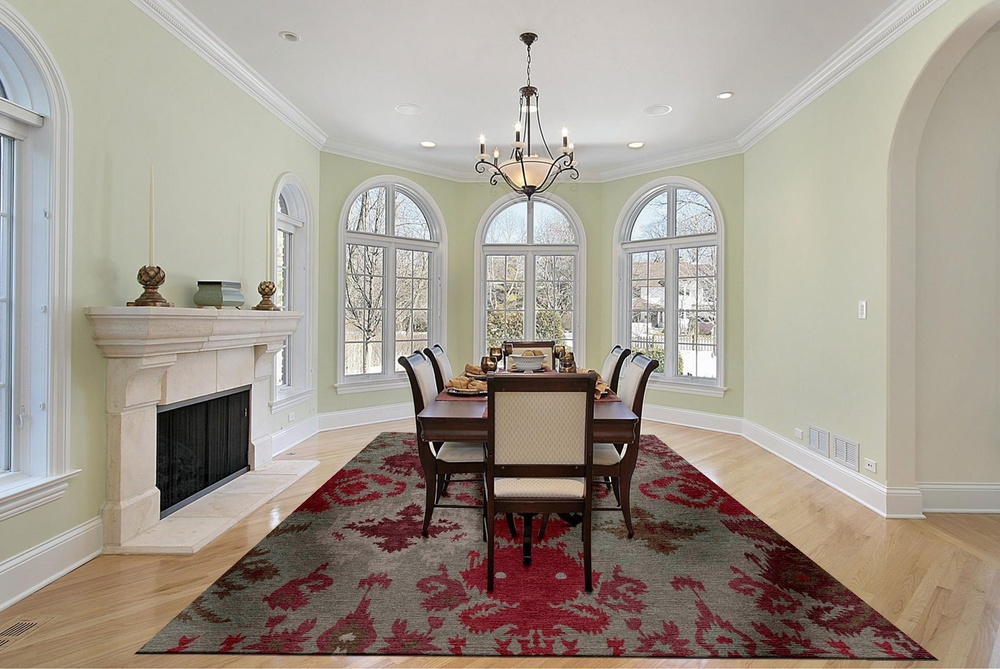
#> input picture job/RM-ImageDetection-custom_rug2/RM-ImageDetection-custom_rug2/new/MITSeg/input/n8.jpg, 1000 x 669 px, shrunk from 1920 x 1285 before the run
$ python enhance1.py
#> lines starting #> are read from the running program, lines starting #| are printed output that depends on the picture; after the words box and inside, x2 and y2 are one past the last pixel; in counts of white or black regions, pixels touching at a corner belong together
# -*- coding: utf-8 -*-
"""
Created on Tue Apr 23 11:31:18 2019

@author: mkm1992
"""

import numpy as np
import cv2
import PIL
import matplotlib.pyplot as plt
#############
img = cv2.imread('input/n8.jpg')
#> img is the input picture: shape (669, 1000, 3); mean B, G, R 143.1, 153.7, 162.9
#img = cv2.cvtColor(img, cv2.COLOR_BGR2RGB)
plt.imshow(img)
plt.show()
############################


# Convert the img to grayscale
gray = cv2.cvtColor(img,cv2.COLOR_BGR2GRAY)
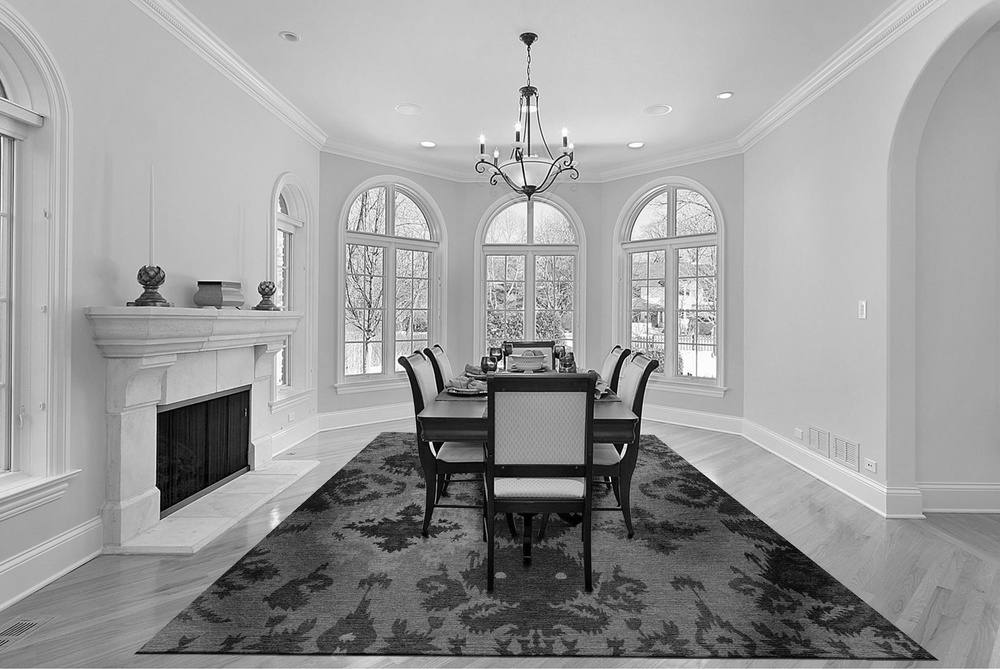
#> gray: shape (669, 1000); min 0, max 255, mean 155.3

# Apply edge detection method on the image
edges = cv2.Canny(gray,100,300,apertureSize = 5)
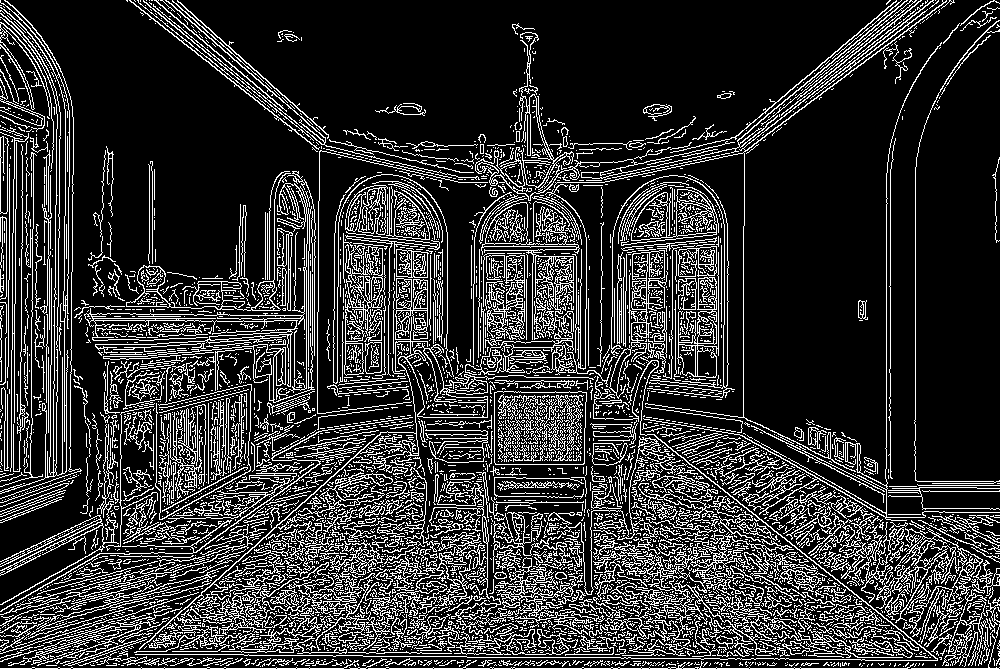
#> edges: shape (669, 1000); 19.5% white in thin lines or dots
plt.imshow(edges)
plt.show()

# This returns an array of r and theta values
lines = cv2.HoughLines(edges,1,np.pi/180, 200)

# The below for loop runs till r and theta values
# are in the range of the 2d array
for r,theta in lines[0]:

    # Stores the value of cos(theta) in a
    a = np.cos(theta)

    # Stores the value of sin(theta) in b
    b = np.sin(theta)

    # x0 stores the value rcos(theta)
    x0 = a*r

    # y0 stores the value rsin(theta)
    y0 = b*r

    # x1 stores the rounded off value of (rcos(theta)-1000sin(theta))
    x1 = int(x0 + 1000*(-b))

    # y1 stores the rounded off value of (rsin(theta)+1000cos(theta))
    y1 = int(y0 + 1000*(a))

    # x2 stores the rounded off value of (rcos(theta)+1000sin(theta))
    x2 = int(x0 - 1000*(-b))

    # y2 stores the rounded off value of (rsin(theta)-1000cos(theta))
    y2 = int(y0 - 1000*(a))

    # cv2.line draws a line in img from the point(x1,y1) to (x2,y2).
    # (0,0,255) denotes the colour of the line to be
    #drawn. In this case, it is red.
    cv2.line(img,(x1,y1), (x2,y2), (0,100,100),2)
#> this loop made 1 pass
#> (r, theta, a, b, x0, y0, x1, y1) on pass 1: (668, 1.57, -4.37e-08, 1, -2.92e-05, 668, -1000, 667)
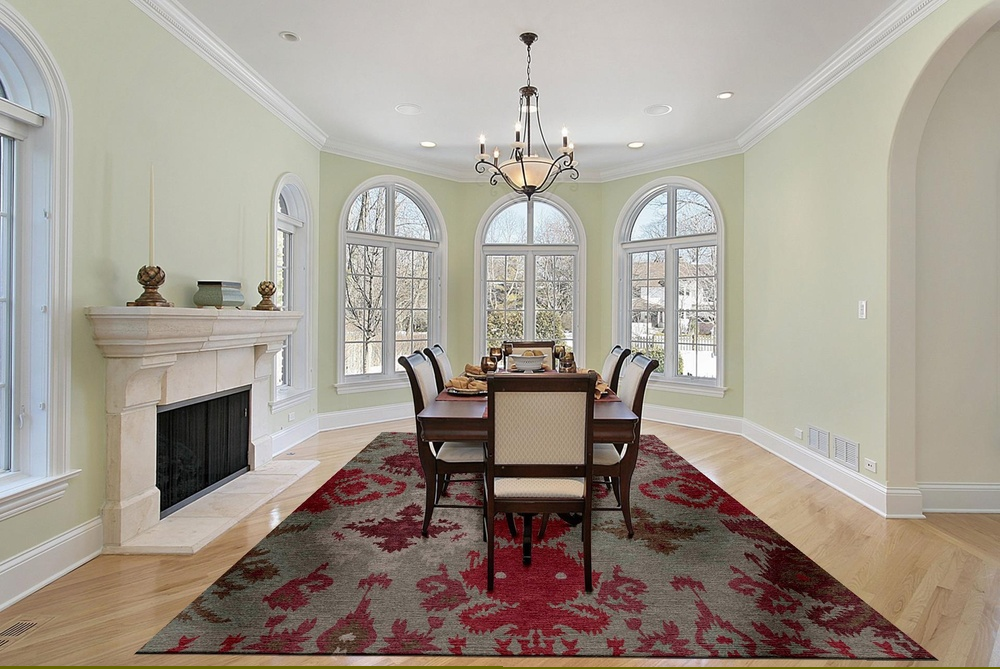
#> img: shape (669, 1000, 3); 0.37% of pixels changed, all inside (x1, y1, x2, y2) = (0, 666, 1000, 669)

# All the changes made in the input image are finally
# written on a new image houghlines.jpg
cv2.imwrite('linesDetected.jpg', img)

$ run again, with job/RM-ImageDetection-custom_rug2/RM-ImageDetection-custom_rug2/new/MITSeg/input/n1.jpg copied over job/RM-ImageDetection-custom_rug2/RM-ImageDetection-custom_rug2/new/MITSeg/input/n8.jpg
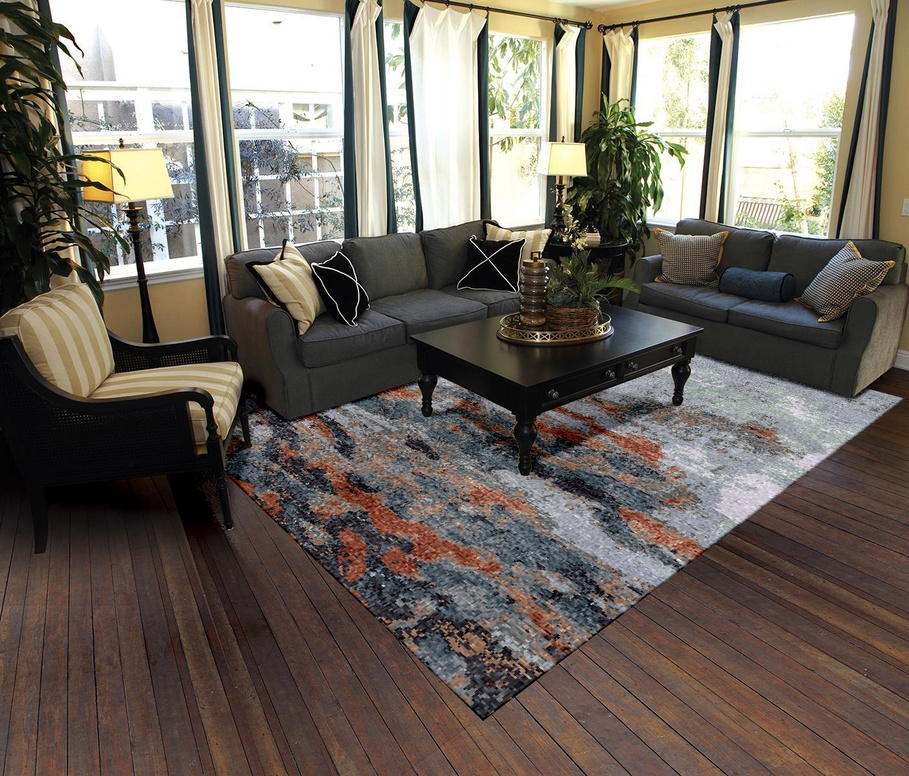
#> input picture job/RM-ImageDetection-custom_rug2/RM-ImageDetection-custom_rug2/new/MITSeg/input/n1.jpg, 909 x 776 px, shrunk from 1405 x 1200 before the run
#> img is the input picture: shape (776, 909, 3); mean B, G, R 95.1, 104, 112.6
#> `edges = cv2.Canny(gray,100,300,apertureSize = 5)`:
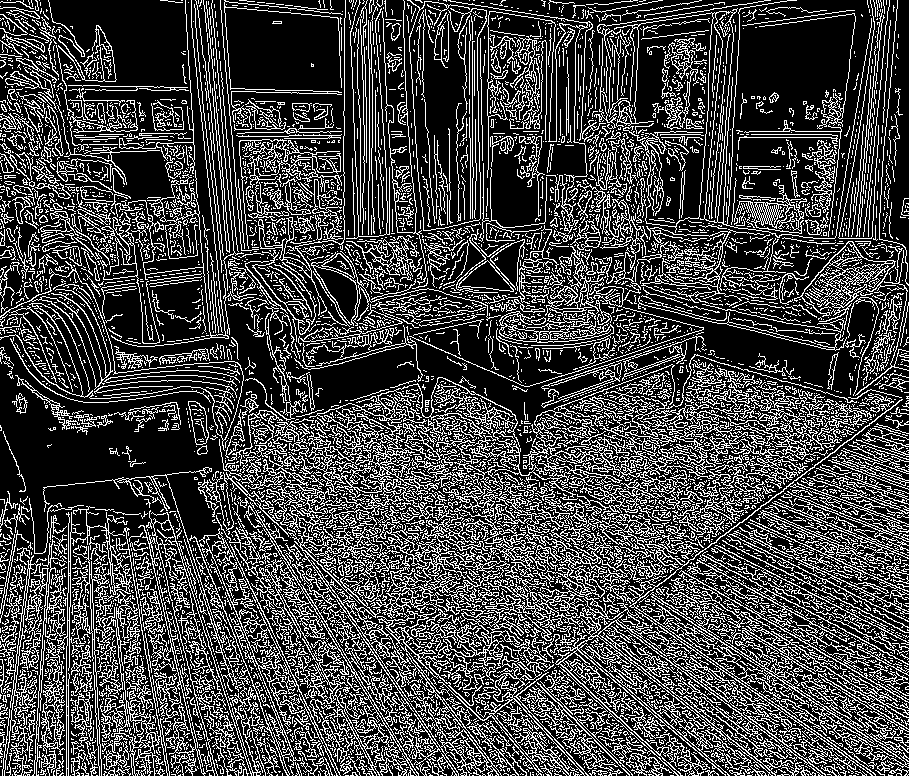
#> edges: shape (776, 909); 27% white in thin lines or dots
#> the loop `for r,theta in lines[0]:` made 1 pass
#> (r, theta, a, b, x0, y0, x1, y1) on pass 1: (103, 2.36, -0.707, 0.707, -72.83, 72.83, -779, -634)
#> after the loop `for r,theta in lines[0]:`:
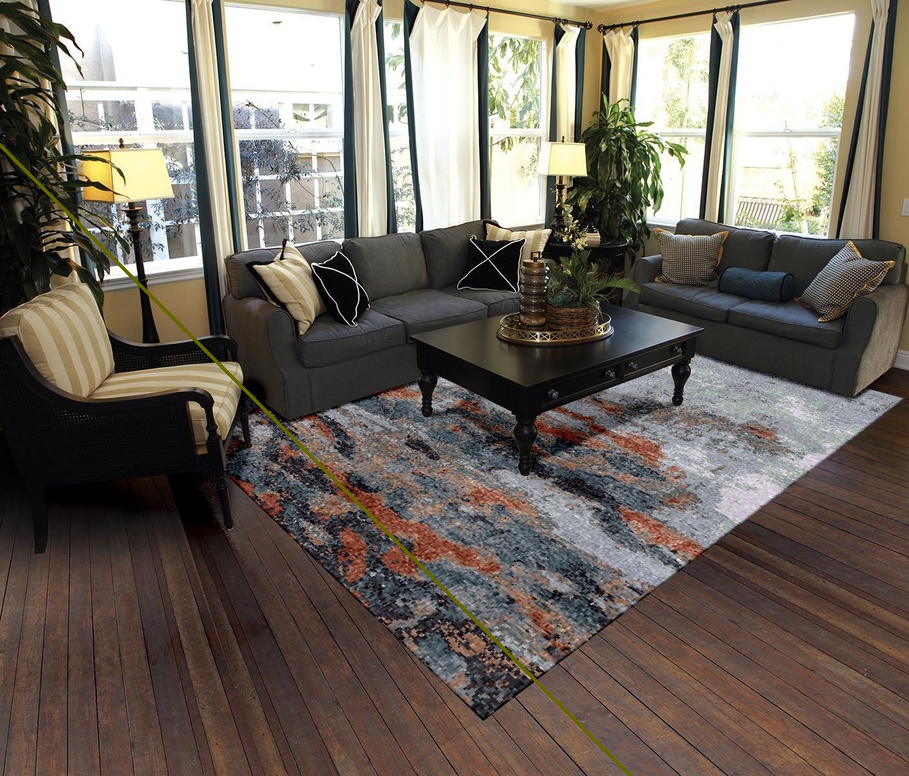
#> img: shape (776, 909, 3); 0.45% of pixels changed, all inside (x1, y1, x2, y2) = (0, 143, 633, 776)

$ run again, with job/RM-ImageDetection-custom_rug2/RM-ImageDetection-custom_rug2/new/MITSeg/input/n2.jpg copied over job/RM-ImageDetection-custom_rug2/RM-ImageDetection-custom_rug2/new/MITSeg/input/n8.jpg
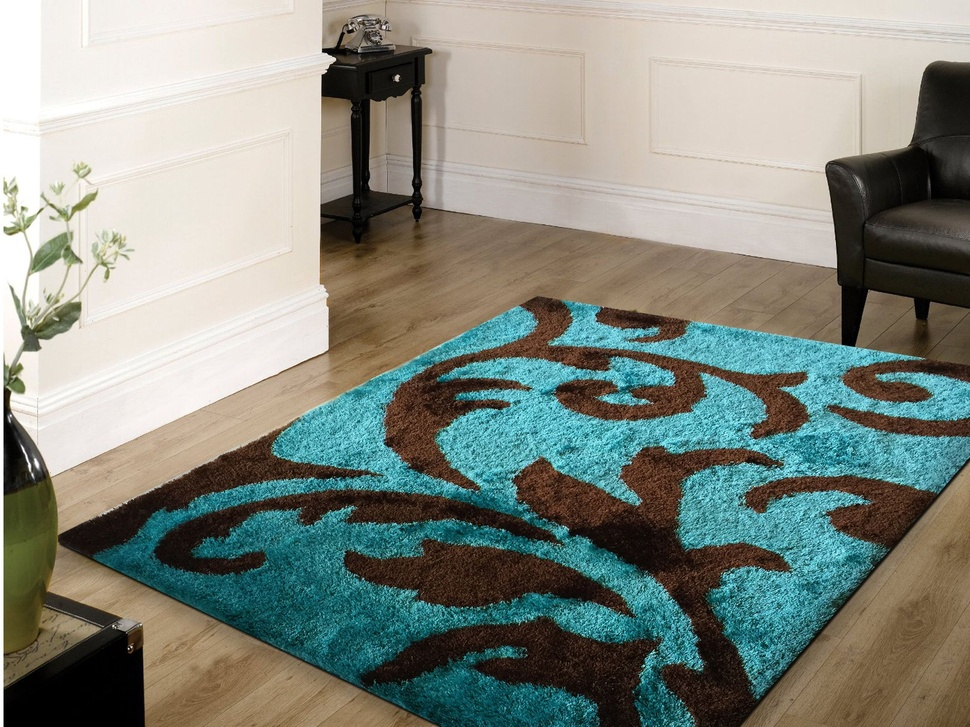
#> input picture job/RM-ImageDetection-custom_rug2/RM-ImageDetection-custom_rug2/new/MITSeg/input/n2.jpg, 970 x 727 px, shrunk from 2048 x 1536 before the run
#> img is the input picture: shape (727, 970, 3); mean B, G, R 128.4, 137.9, 131.2
#> `edges = cv2.Canny(gray,100,300,apertureSize = 5)`:
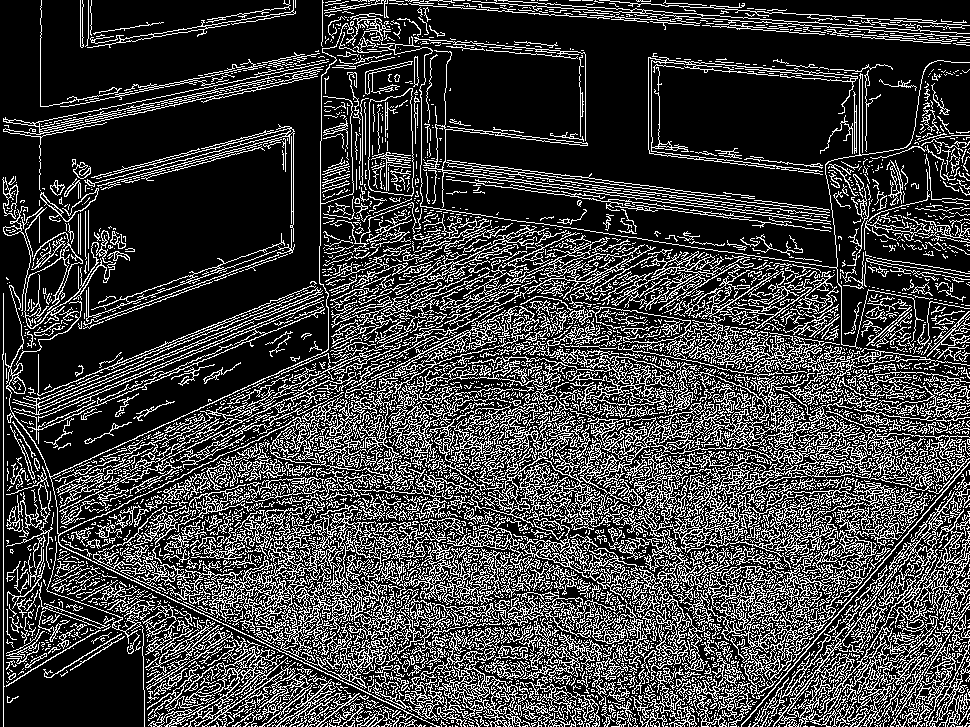
#> edges: shape (727, 970); 24.6% white in thin lines or dots
#> the loop `for r,theta in lines[0]:` made 1 pass
#> (r, theta, a, b, x0, y0, x1, y1) on pass 1: (-170, 2.36, -0.707, 0.707, 120.2, -120.2, -586, -827)
#> after the loop `for r,theta in lines[0]:`:
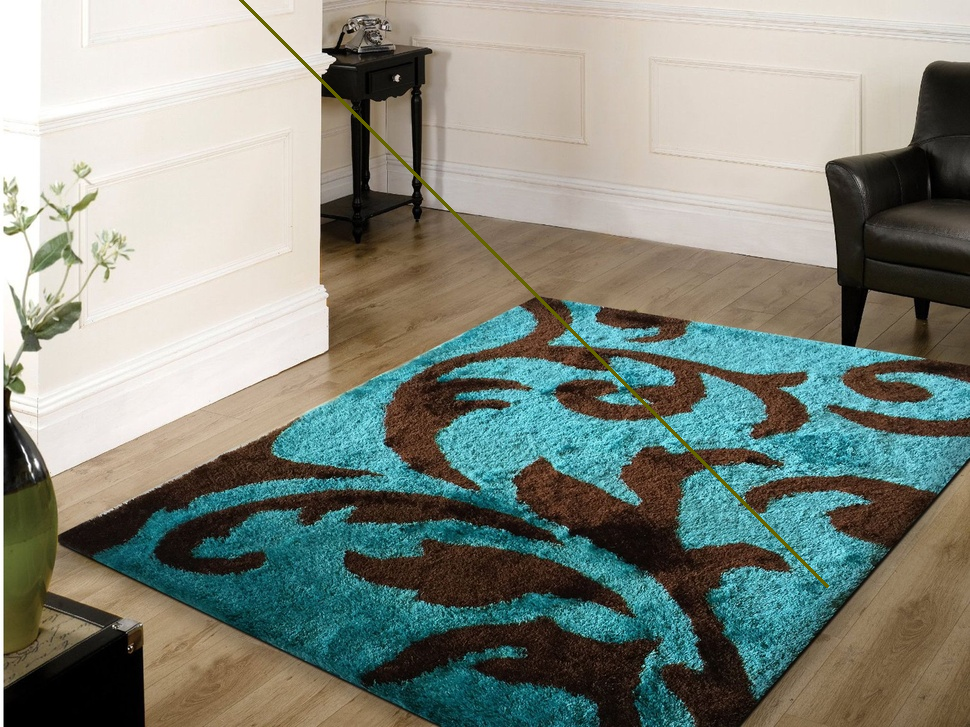
#> img: shape (727, 970, 3); 0.42% of pixels changed, all inside (x1, y1, x2, y2) = (239, 0, 829, 588)
